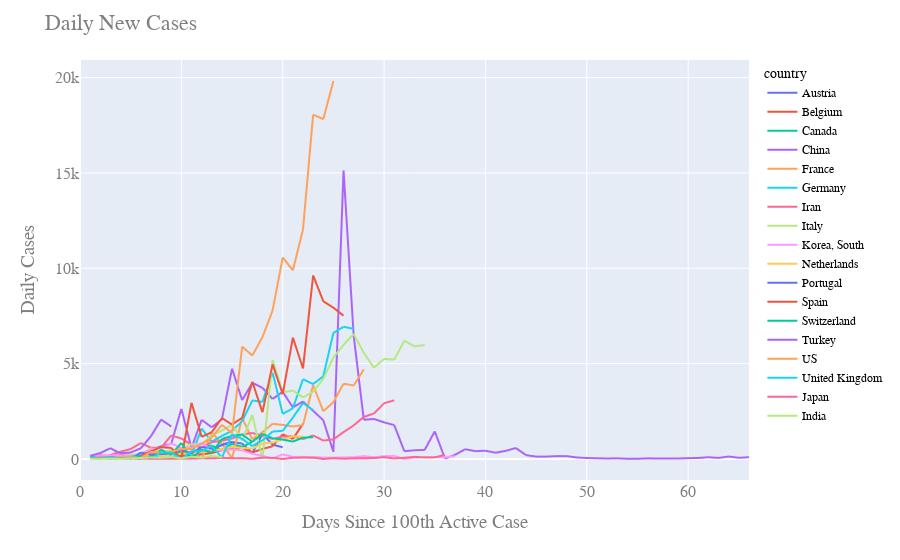

Notebook code for this chart:
### Code cell
figdif = px.line(dfmelt2, x=dfmelt2.index, y="cases", color='country')
figdif.update_layout(
    title="Daily New Cases",
    xaxis_title="Days Since 100th Active Case",
    yaxis_title="Daily Cases",
    font=dict(
        family="Courier New, monospace",
        size=16,
        color="#7f7f7f"
    ),
    legend=dict(
        font=dict(
            family="sans-serif",
            size=12,
            color="black"
        )
    )
)
figdif.show()
figdif.write_html("differences.html")

### Figure 1 — Plotly figure (JSON) as saved in the notebook; plotly's stock layout.template omitted (floating-point values rounded to 4 significant figures)
{"data": [{"hoverlabel": {"namelength": 0}, "hovertemplate": "country=Austria<br>x=%{x}<br>cases=%{y}", "legendgroup": "Austria", "line": {"color": "#636efa", "dash": "solid"}, "mode": "lines", "name": "Austria", "showlegend": true, "type": "scattergl", "x": [0, 1, 2, 3, 4, 5, 6, 7, 8, 9, 10, 11, 12, 13, 14, 15, 16, 17, 18, 19, 20, 21, 22, 23, 24, 25, 26, 27, 28, 29, 30, 31, 32, 33, 34, 35, 36, 37, 38, 39, 40, 41, 42, 43, 44, 45, 46, 47, 48, 49, 50, 51, 52, 53, 54, 55, 56, 57, 58, 59, 60, 61, 62, 63, 64, 65, 66], "xaxis": "x", "y": [null, 27, 51, 64, 56, 202, 151, 205, 158, 314, 314, 367, 375, 426, 768, 892, 809, 305, 1321, 748, 614, null, null, null, null, null, null, null, null, null, null, null, null, null, null, null, null, null, null, null, null, null, null, null, null, null, null, null, null, null, null, null, null, null, null, null, null, null, null, null, null, null, null, null, null, null, null], "yaxis": "y"}, {"hoverlabel": {"namelength": 0}, "hovertemplate": "country=Belgium<br>x=%{x}<br>cases=%{y}", "legendgroup": "Belgium", "line": {"color": "#EF553B", "dash": "solid"}, "mode": "lines", "name": "Belgium", "showlegend": true, "type": "scattergl", "x": [0, 1, 2, 3, 4, 5, 6, 7, 8, 9, 10, 11, 12, 13, 14, 15, 16, 17, 18, 19, 20, 21, 22, 23, 24, 25, 26, 27, 28, 29, 30, 31, 32, 33, 34, 35, 36, 37, 38, 39, 40, 41, 42, 43, 44, 45, 46, 47, 48, 49, 50, 51, 52, 53, 54, 55, 56, 57, 58, 59, 60, 61, 62, 63, 64, 65, 66], "xaxis": "x", "y": [null, 60, 31, 39, 28, 47, 0, 245, 130, 197, 172, 185, 243, 309, 462, 558, 586, 342, 526, 668, 1298, 1049, 1850, null, null, null, null, null, null, null, null, null, null, null, null, null, null, null, null, null, null, null, null, null, null, null, null, null, null, null, null, null, null, null, null, null, null, null, null, null, null, null, null, null, null, null, null], "yaxis": "y"}, {"hoverlabel": {"namelength": 0}, "hovertemplate": "country=Canada<br>x=%{x}<br>cases=%{y}", "legendgroup": "Canada", "line": {"color": "#00cc96", "dash": "solid"}, "mode": "lines", "name": "Canada", "showlegend": true, "type": "scattergl", "x": [0, 1, 2, 3, 4, 5, 6, 7, 8, 9, 10, 11, 12, 13, 14, 15, 16, 17, 18, 19, 20, 21, 22, 23, 24, 25, 26, 27, 28, 29, 30, 31, 32, 33, 34, 35, 36, 37, 38, 39, 40, 41, 42, 43, 44, 45, 46, 47, 48, 49, 50, 51, 52, 53, 54, 55, 56, 57, 58, 59, 60, 61, 62, 63, 64, 65, 66], "xaxis": "x", "y": [null, 9, 76, 5, 54, 163, 63, 179, 143, 143, 334, 192, 619, 702, 461, 791, 640, 894, null, null, null, null, null, null, null, null, null, null, null, null, null, null, null, null, null, null, null, null, null, null, null, null, null, null, null, null, null, null, null, null, null, null, null, null, null, null, null, null, null, null, null, null, null, null, null, null, null], "yaxis": "y"}, {"hoverlabel": {"namelength": 0}, "hovertemplate": "country=China<br>x=%{x}<br>cases=%{y}", "legendgroup": "China", "line": {"color": "#ab63fa", "dash": "solid"}, "mode": "lines", "name": "China", "showlegend": true, "type": "scattergl", "x": [0, 1, 2, 3, 4, 5, 6, 7, 8, 9, 10, 11, 12, 13, 14, 15, 16, 17, 18, 19, 20, 21, 22, 23, 24, 25, 26, 27, 28, 29, 30, 31, 32, 33, 34, 35, 36, 37, 38, 39, 40, 41, 42, 43, 44, 45, 46, 47, 48, 49, 50, 51, 52, 53, 54, 55, 56, 57, 58, 59, 60, 61, 62, 63, 64, 65, 66], "xaxis": "x", "y": [null, null, null, null, null, 95, 277, 486, 669, 802, 2632, 578, 2054, 1661, 2089, 4739, 3086, 3991, 3733, 3147, 3523, 2704, 3015, 2525, 2032, 373, 15136, 6463, 2055, 2100, 1921, 1777, 408, 458, 473, 1451, 21, 219, 513, 412, 434, 328, 428, 576, 204, 125, 125, 151, 153, 80, 53, 37, 27, 34, 11, 13, 32, 26, 30, 25, 44, 54, 94, 55, 130, 63, 93], "yaxis": "y"}, {"hoverlabel": {"namelength": 0}, "hovertemplate": "country=France<br>x=%{x}<br>cases=%{y}", "legendgroup": "France", "line": {"color": "#FFA15A", "dash": "solid"}, "mode": "lines", "name": "France", "showlegend": true, "type": "scattergl", "x": [0, 1, 2, 3, 4, 5, 6, 7, 8, 9, 10, 11, 12, 13, 14, 15, 16, 17, 18, 19, 20, 21, 22, 23, 24, 25, 26, 27, 28, 29, 30, 31, 32, 33, 34, 35, 36, 37, 38, 39, 40, 41, 42, 43, 44, 45, 46, 47, 48, 49, 50, 51, 52, 53, 54, 55, 56, 57, 58, 59, 60, 61, 62, 63, 64, 65, 66], "xaxis": "x", "y": [null, 30, 61, 13, 84, 92, 276, 303, 177, 83, 575, 499, 0, 1388, 815, 36, 2151, 1032, 1409, 1846, 1788, 1705, 1780, 3880, 2499, 2978, 3951, 3851, 4703, null, null, null, null, null, null, null, null, null, null, null, null, null, null, null, null, null, null, null, null, null, null, null, null, null, null, null, null, null, null, null, null, null, null, null, null, null, null], "yaxis": "y"}, {"hoverlabel": {"namelength": 0}, "hovertemplate": "country=Germany<br>x=%{x}<br>cases=%{y}", "legendgroup": "Germany", "line": {"color": "#19d3f3", "dash": "solid"}, "mode": "lines", "name": "Germany", "showlegend": true, "type": "scattergl", "x": [0, 1, 2, 3, 4, 5, 6, 7, 8, 9, 10, 11, 12, 13, 14, 15, 16, 17, 18, 19, 20, 21, 22, 23, 24, 25, 26, 27, 28, 29, 30, 31, 32, 33, 34, 35, 36, 37, 38, 39, 40, 41, 42, 43, 44, 45, 46, 47, 48, 49, 50, 51, 52, 53, 54, 55, 56, 57, 58, 59, 60, 61, 62, 63, 64, 65, 66], "xaxis": "x", "y": [null, 29, 37, 66, 220, 188, 129, 241, 136, 281, 451, 170, 1597, 910, 1210, 1477, 1985, 3070, 2993, 4528, 2365, 2660, 4183, 3930, 4337, 6615, 6933, 6824, null, null, null, null, null, null, null, null, null, null, null, null, null, null, null, null, null, null, null, null, null, null, null, null, null, null, null, null, null, null, null, null, null, null, null, null, null, null, null], "yaxis": "y"}, {"hoverlabel": {"namelength": 0}, "hovertemplate": "country=Iran<br>x=%{x}<br>cases=%{y}", "legendgroup": "Iran", "line": {"color": "#FF6692", "dash": "solid"}, "mode": "lines", "name": "Iran", "showlegend": true, "type": "scattergl", "x": [0, 1, 2, 3, 4, 5, 6, 7, 8, 9, 10, 11, 12, 13, 14, 15, 16, 17, 18, 19, 20, 21, 22, 23, 24, 25, 26, 27, 28, 29, 30, 31, 32, 33, 34, 35, 36, 37, 38, 39, 40, 41, 42, 43, 44, 45, 46, 47, 48, 49, 50, 51, 52, 53, 54, 55, 56, 57, 58, 59, 60, 61, 62, 63, 64, 65, 66], "xaxis": "x", "y": [null, 106, 143, 205, 385, 523, 835, 586, 591, 1234, 1076, 743, 595, 881, 958, 1075, 1289, 1365, 1209, 1053, 1178, 1192, 1046, 1237, 966, 1028, 1411, 1762, 2206, 2389, 2926, 3076, null, null, null, null, null, null, null, null, null, null, null, null, null, null, null, null, null, null, null, null, null, null, null, null, null, null, null, null, null, null, null, null, null, null, null], "yaxis": "y"}, {"hoverlabel": {"namelength": 0}, "hovertemplate": "country=Italy<br>x=%{x}<br>cases=%{y}", "legendgroup": "Italy", "line": {"color": "#B6E880", "dash": "solid"}, "mode": "lines", "name": "Italy", "showlegend": true, "type": "scattergl", "x": [0, 1, 2, 3, 4, 5, 6, 7, 8, 9, 10, 11, 12, 13, 14, 15, 16, 17, 18, 19, 20, 21, 22, 23, 24, 25, 26, 27, 28, 29, 30, 31, 32, 33, 34, 35, 36, 37, 38, 39, 40, 41, 42, 43, 44, 45, 46, 47, 48, 49, 50, 51, 52, 53, 54, 55, 56, 57, 58, 59, 60, 61, 62, 63, 64, 65, 66], "xaxis": "x", "y": [null, 74, 93, 131, 202, 233, 240, 566, 342, 466, 587, 769, 778, 1247, 1492, 1797, 977, 2313, 0, 5198, 3497, 3590, 3233, 3526, 4207, 5322, 5986, 6557, 5560, 4789, 5249, 5210, 6203, 5909, 5974, null, null, null, null, null, null, null, null, null, null, null, null, null, null, null, null, null, null, null, null, null, null, null, null, null, null, null, null, null, null, null, null], "yaxis": "y"}, {"hoverlabel": {"namelength": 0}, "hovertemplate": "country=Korea, South<br>x=%{x}<br>cases=%{y}", "legendgroup": "Korea, South", "line": {"color": "#FF97FF", "dash": "solid"}, "mode": "lines", "name": "Korea, South", "showlegend": true, "type": "scattergl", "x": [0, 1, 2, 3, 4, 5, 6, 7, 8, 9, 10, 11, 12, 13, 14, 15, 16, 17, 18, 19, 20, 21, 22, 23, 24, 25, 26, 27, 28, 29, 30, 31, 32, 33, 34, 35, 36, 37, 38, 39, 40, 41, 42, 43, 44, 45, 46, 47, 48, 49, 50, 51, 52, 53, 54, 55, 56, 57, 58, 59, 60, 61, 62, 63, 64, 65, 66], "xaxis": "x", "y": [null, 100, 229, 169, 231, 144, 284, 505, 571, 813, 586, 599, 851, 435, 467, 505, 448, 273, 164, 35, 242, 114, 110, 107, 76, 74, 84, 93, 152, 87, 147, 162, 0, 76, 100, 104, 91, 146, null, null, null, null, null, null, null, null, null, null, null, null, null, null, null, null, null, null, null, null, null, null, null, null, null, null, null, null, null], "yaxis": "y"}, {"hoverlabel": {"namelength": 0}, "hovertemplate": "country=Netherlands<br>x=%{x}<br>cases=%{y}", "legendgroup": "Netherlands", "line": {"color": "#FECB52", "dash": "solid"}, "mode": "lines", "name": "Netherlands", "showlegend": true, "type": "scattergl", "x": [0, 1, 2, 3, 4, 5, 6, 7, 8, 9, 10, 11, 12, 13, 14, 15, 16, 17, 18, 19, 20, 21, 22, 23, 24, 25, 26, 27, 28, 29, 30, 31, 32, 33, 34, 35, 36, 37, 38, 39, 40, 41, 42, 43, 44, 45, 46, 47, 48, 49, 50, 51, 52, 53, 54, 55, 56, 57, 58, 59, 60, 61, 62, 63, 64, 65, 66], "xaxis": "x", "y": [null, 60, 77, 56, 61, 121, 0, 303, 156, 176, 278, 295, 347, 409, 536, 637, 577, 547, 816, 858, 1030, 1179, 1172, null, null, null, null, null, null, null, null, null, null, null, null, null, null, null, null, null, null, null, null, null, null, null, null, null, null, null, null, null, null, null, null, null, null, null, null, null, null, null, null, null, null, null, null], "yaxis": "y"}, {"hoverlabel": {"namelength": 0}, "hovertemplate": "country=Portugal<br>x=%{x}<br>cases=%{y}", "legendgroup": "Portugal", "line": {"color": "#636efa", "dash": "solid"}, "mode": "lines", "name": "Portugal", "showlegend": true, "type": "scattergl", "x": [0, 1, 2, 3, 4, 5, 6, 7, 8, 9, 10, 11, 12, 13, 14, 15, 16, 17, 18, 19, 20, 21, 22, 23, 24, 25, 26, 27, 28, 29, 30, 31, 32, 33, 34, 35, 36, 37, 38, 39, 40, 41, 42, 43, 44, 45, 46, 47, 48, 49, 50, 51, 52, 53, 54, 55, 56, 57, 58, 59, 60, 61, 62, 63, 64, 65, 66], "xaxis": "x", "y": [null, 57, 76, 86, 117, 0, 337, 235, 260, 320, 460, 302, 633, 549, 724, 902, null, null, null, null, null, null, null, null, null, null, null, null, null, null, null, null, null, null, null, null, null, null, null, null, null, null, null, null, null, null, null, null, null, null, null, null, null, null, null, null, null, null, null, null, null, null, null, null, null, null, null], "yaxis": "y"}, {"hoverlabel": {"namelength": 0}, "hovertemplate": "country=Spain<br>x=%{x}<br>cases=%{y}", "legendgroup": "Spain", "line": {"color": "#EF553B", "dash": "solid"}, "mode": "lines", "name": "Spain", "showlegend": true, "type": "scattergl", "x": [0, 1, 2, 3, 4, 5, 6, 7, 8, 9, 10, 11, 12, 13, 14, 15, 16, 17, 18, 19, 20, 21, 22, 23, 24, 25, 26, 27, 28, 29, 30, 31, 32, 33, 34, 35, 36, 37, 38, 39, 40, 41, 42, 43, 44, 45, 46, 47, 48, 49, 50, 51, 52, 53, 54, 55, 56, 57, 58, 59, 60, 61, 62, 63, 64, 65, 66], "xaxis": "x", "y": [null, 45, 57, 37, 141, 100, 173, 400, 622, 582, 0, 2955, 1159, 1407, 2144, 1806, 2162, 4053, 2447, 4964, 3394, 6368, 4749, 9630, 8271, 7933, 7516, null, null, null, null, null, null, null, null, null, null, null, null, null, null, null, null, null, null, null, null, null, null, null, null, null, null, null, null, null, null, null, null, null, null, null, null, null, null, null, null], "yaxis": "y"}, {"hoverlabel": {"namelength": 0}, "hovertemplate": "country=Switzerland<br>x=%{x}<br>cases=%{y}", "legendgroup": "Switzerland", "line": {"color": "#00cc96", "dash": "solid"}, "mode": "lines", "name": "Switzerland", "showlegend": true, "type": "scattergl", "x": [0, 1, 2, 3, 4, 5, 6, 7, 8, 9, 10, 11, 12, 13, 14, 15, 16, 17, 18, 19, 20, 21, 22, 23, 24, 25, 26, 27, 28, 29, 30, 31, 32, 33, 34, 35, 36, 37, 38, 39, 40, 41, 42, 43, 44, 45, 46, 47, 48, 49, 50, 51, 52, 53, 54, 55, 56, 57, 58, 59, 60, 61, 62, 63, 64, 65, 66], "xaxis": "x", "y": [null, 100, 54, 69, 37, 117, 161, 0, 487, 220, 841, 0, 500, 328, 1047, 1219, 1281, 899, 1321, 1082, 1020, 914, 1117, 1148, null, null, null, null, null, null, null, null, null, null, null, null, null, null, null, null, null, null, null, null, null, null, null, null, null, null, null, null, null, null, null, null, null, null, null, null, null, null, null, null, null, null, null], "yaxis": "y"}, {"hoverlabel": {"namelength": 0}, "hovertemplate": "country=Turkey<br>x=%{x}<br>cases=%{y}", "legendgroup": "Turkey", "line": {"color": "#ab63fa", "dash": "solid"}, "mode": "lines", "name": "Turkey", "showlegend": true, "type": "scattergl", "x": [0, 1, 2, 3, 4, 5, 6, 7, 8, 9, 10, 11, 12, 13, 14, 15, 16, 17, 18, 19, 20, 21, 22, 23, 24, 25, 26, 27, 28, 29, 30, 31, 32, 33, 34, 35, 36, 37, 38, 39, 40, 41, 42, 43, 44, 45, 46, 47, 48, 49, 50, 51, 52, 53, 54, 55, 56, 57, 58, 59, 60, 61, 62, 63, 64, 65, 66], "xaxis": "x", "y": [null, 167, 311, 566, 293, 343, 561, 1196, 2069, 1704, null, null, null, null, null, null, null, null, null, null, null, null, null, null, null, null, null, null, null, null, null, null, null, null, null, null, null, null, null, null, null, null, null, null, null, null, null, null, null, null, null, null, null, null, null, null, null, null, null, null, null, null, null, null, null, null, null], "yaxis": "y"}, {"hoverlabel": {"namelength": 0}, "hovertemplate": "country=US<br>x=%{x}<br>cases=%{y}", "legendgroup": "US", "line": {"color": "#FFA15A", "dash": "solid"}, "mode": "lines", "name": "US", "showlegend": true, "type": "scattergl", "x": [0, 1, 2, 3, 4, 5, 6, 7, 8, 9, 10, 11, 12, 13, 14, 15, 16, 17, 18, 19, 20, 21, 22, 23, 24, 25, 26, 27, 28, 29, 30, 31, 32, 33, 34, 35, 36, 37, 38, 39, 40, 41, 42, 43, 44, 45, 46, 47, 48, 49, 50, 51, 52, 53, 54, 55, 56, 57, 58, 59, 60, 61, 62, 63, 64, 65, 66], "xaxis": "x", "y": [null, 31, 68, 45, 140, 116, 65, 376, 322, 382, 516, 548, 772, 1133, 1789, 1362, 5894, 5423, 6389, 7787, 10571, 9893, 12038, 18058, 17821, 19821, null, null, null, null, null, null, null, null, null, null, null, null, null, null, null, null, null, null, null, null, null, null, null, null, null, null, null, null, null, null, null, null, null, null, null, null, null, null, null, null, null], "yaxis": "y"}, {"hoverlabel": {"namelength": 0}, "hovertemplate": "country=United Kingdom<br>x=%{x}<br>cases=%{y}", "legendgroup": "United Kingdom", "line": {"color": "#19d3f3", "dash": "solid"}, "mode": "lines", "name": "United Kingdom", "showlegend": true, "type": "scattergl", "x": [0, 1, 2, 3, 4, 5, 6, 7, 8, 9, 10, 11, 12, 13, 14, 15, 16, 17, 18, 19, 20, 21, 22, 23, 24, 25, 26, 27, 28, 29, 30, 31, 32, 33, 34, 35, 36, 37, 38, 39, 40, 41, 42, 43, 44, 45, 46, 47, 48, 49, 50, 51, 52, 53, 54, 55, 56, 57, 58, 59, 60, 61, 62, 63, 64, 65, 66], "xaxis": "x", "y": [null, 48, 43, 67, 48, 62, 75, 0, 343, 342, 1, 406, 409, 682, 74, 1298, 1053, 678, 981, 1438, 1476, 2172, 2933, 2567, null, null, null, null, null, null, null, null, null, null, null, null, null, null, null, null, null, null, null, null, null, null, null, null, null, null, null, null, null, null, null, null, null, null, null, null, null, null, null, null, null, null, null], "yaxis": "y"}, {"hoverlabel": {"namelength": 0}, "hovertemplate": "country=Japan<br>x=%{x}<br>cases=%{y}", "legendgroup": "Japan", "line": {"color": "#FF6692", "dash": "solid"}, "mode": "lines", "name": "Japan", "showlegend": true, "type": "scattergl", "x": [0, 1, 2, 3, 4, 5, 6, 7, 8, 9, 10, 11, 12, 13, 14, 15, 16, 17, 18, 19, 20, 21, 22, 23, 24, 25, 26, 27, 28, 29, 30, 31, 32, 33, 34, 35, 36, 37, 38, 39, 40, 41, 42, 43, 44, 45, 46, 47, 48, 49, 50, 51, 52, 53, 54, 55, 56, 57, 58, 59, 60, 61, 62, 63, 64, 65, 66], "xaxis": "x", "y": [null, 17, 25, 12, 11, 19, 25, 14, 13, 15, 18, 19, 38, 29, 60, 41, 41, 9, 70, 58, 0, 62, 72, 66, 0, 39, 11, 35, 39, 44, 94, 27, 65, 114, 80, 81, 225, null, null, null, null, null, null, null, null, null, null, null, null, null, null, null, null, null, null, null, null, null, null, null, null, null, null, null, null, null, null], "yaxis": "y"}, {"hoverlabel": {"namelength": 0}, "hovertemplate": "country=India<br>x=%{x}<br>cases=%{y}", "legendgroup": "India", "line": {"color": "#B6E880", "dash": "solid"}, "mode": "lines", "name": "India", "showlegend": true, "type": "scattergl", "x": [0, 1, 2, 3, 4, 5, 6, 7, 8, 9, 10, 11, 12, 13, 14, 15, 16, 17, 18, 19, 20, 21, 22, 23, 24, 25, 26, 27, 28, 29, 30, 31, 32, 33, 34, 35, 36, 37, 38, 39, 40, 41, 42, 43, 44, 45, 46, 47, 48, 49, 50, 51, 52, 53, 54, 55, 56, 57, 58, 59, 60, 61, 62, 63, 64, 65, 66], "xaxis": "x", "y": [null, 11, 6, 23, 14, 38, 50, 86, 66, 103, 37, 121, 70, 160, 100, null, null, null, null, null, null, null, null, null, null, null, null, null, null, null, null, null, null, null, null, null, null, null, null, null, null, null, null, null, null, null, null, null, null, null, null, null, null, null, null, null, null, null, null, null, null, null, null, null, null, null, null], "yaxis": "y"}], "layout": {"font": {"color": "#7f7f7f", "family": "Courier New, monospace", "size": 16}, "legend": {"font": {"color": "black", "family": "sans-serif", "size": 12}, "title": {"text": "country"}, "tracegroupgap": 0}, "margin": {"t": 60}, "title": {"text": "Daily New Cases"}, "xaxis": {"anchor": "y", "domain": [0, 1], "title": {"text": "Days Since 100th Active Case"}}, "yaxis": {"anchor": "x", "domain": [0, 1], "title": {"text": "Daily Cases"}}}}
